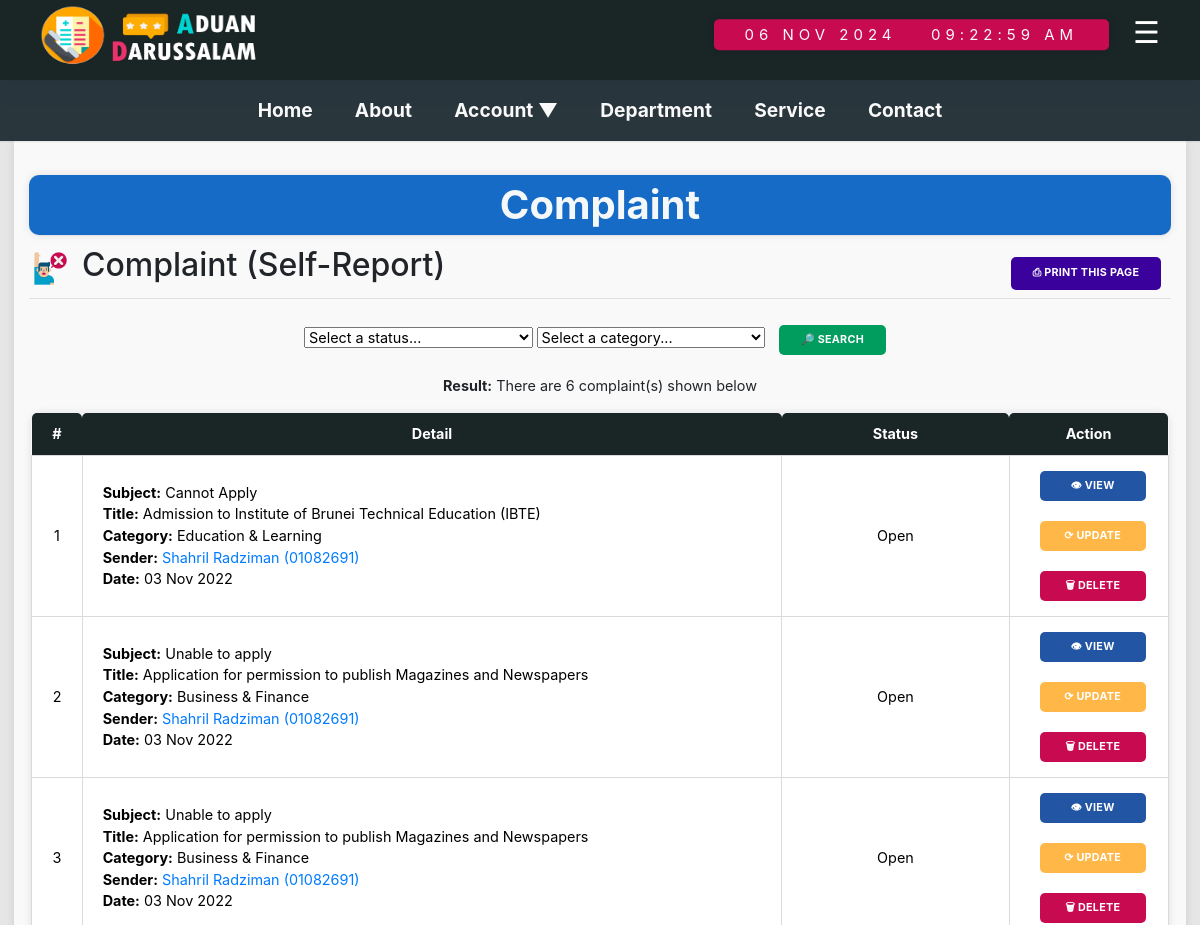
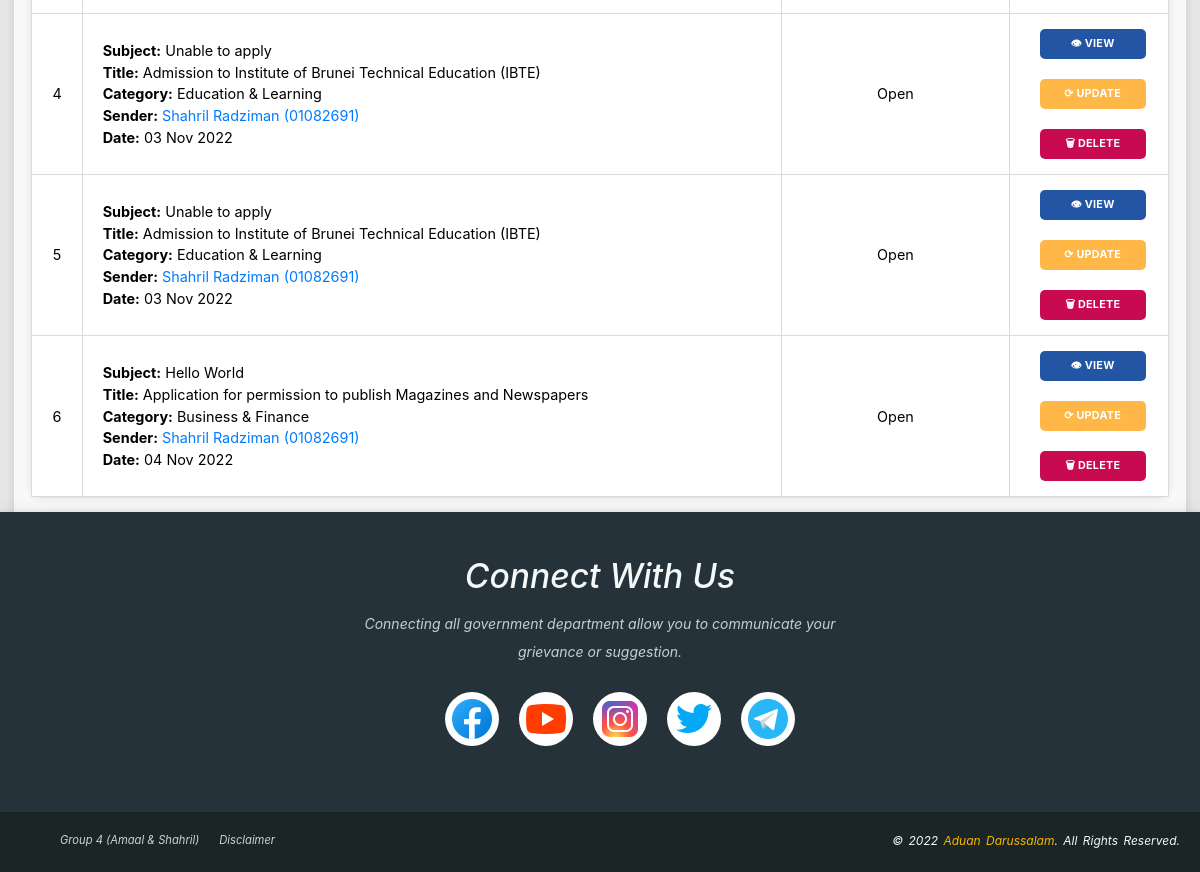
The page /admin-complaintlist-selfreport.php on the database its author committed (2 pictures, top to bottom).
### tables this page shows
CREATE TABLE `citizen` (
  `citizenID` int(100) NOT NULL,
  `citizenName` varchar(50) NOT NULL,
  `citizenIC` varchar(11) NOT NULL,
  `citizenEmail` varchar(50) NOT NULL,
  `citizenPhone` varchar(11) NOT NULL,
  `citizenAddress` varchar(100) NOT NULL,
  `citizenPassword` varchar(8) NOT NULL,
  `role` varchar(7) NOT NULL,
  `lastLogin` datetime NOT NULL
);

CREATE TABLE `complaints` (
  `complaintID` int(11) NOT NULL,
  `complaintSubject` varchar(200) NOT NULL,
  `complaintDesc` varchar(1000) NOT NULL,
  `location` varchar(255) DEFAULT NULL,
  `date` datetime DEFAULT NULL,
  `serviceTitle` varchar(100) NOT NULL,
  `serviceCategory` varchar(50) NOT NULL,
  `complaintImage` varchar(10000) NOT NULL,
  `document` varchar(1000) NOT NULL,
  `citizenIC` varchar(11) NOT NULL,
  `complaintStatus` varchar(10) NOT NULL,
  `complaintDate` datetime DEFAULT NULL
);

### connection.php (called while the page is built)
<?php
	function dbconn(){
		try {
			$host = "localhost";
			$dbname = "citizenportaldb";
			$username = "admin";
			$password = '1234';
			$dsn = "mysql:host=".$host.";dbname=".$dbname."";
			$connection = new PDO($dsn, $username, $password);
			$connection->setAttribute(PDO::ATTR_ERRMODE, PDO::ERRMODE_EXCEPTION);
			return $connection;
		}catch(PDOException $e){
			echo $e->getMessage();
			echo $e->getLine();
			echo $e->getTrace();
		}
	}
?>

### admin-complaintlist-selfreport.php (the view, shortened to what this page needs)
<!DOCTYPE html>
	<html lang="en">
	<head>
		<link rel="stylesheet" href="style.css">
		<link rel="stylesheet" type="text/css" href="vendor/bootstrap/css/bootstrap.min.css">
		<link rel="stylesheet" type="text/css" href="vendor/animate/animate.css">
		<link rel="stylesheet" type="text/css" href="vendor/select2/select2.min.css">
		<link rel="stylesheet" type="text/css" href="vendor/daterangepicker/daterangepicker.css">
		<link rel="stylesheet" type="text/css" href="vendor/slick/slick.css">
		<link rel="stylesheet" type="text/css" href="vendor/lightbox2/css/lightbox.min.css">
	</head>
	<body>
			<div id="wrapper">
				<?php
					include 'header_bar.php';
					include 'navigation_bar.php';
				?>
					<?php
					include 'side.php';
					?>
				<main>
					<div class="main-container">
						<div>
							<h1 class="title-container">Complaint</h1>
							<img src='icon/icons8-complain-64.png' class='statbox-title-img'/>
							<button class='button' id='statbox-printBtn' onclick='window.print()'>&#9113; Print This Page</button></a>
							<h2 class='statbox-title-h2'>Complaint (Self-Report)</h2>
							<hr>
							<?php
								include 'connection.php';
									echo"
									<div id='deptCategory'>
										<form method='POST' enctype='multipart/form-data' action='admin-findcomplaintlist-selfreport.php?adminEmail=".$adminEmail."&role=".$role."'>
										<select name='complaintStatus' id='complaintStatus' class='deptCategoryelement'>
											<option>Select a status...</option>
											<option value='Open'>Open</option>
											<option value='Closed'>Closed</option>
											<option value='Dropped'>Dropped</option>
										</select>
										<select name='serviceCategory' class='deptCategoryelement'>
										<option value=''>Select a category...</option>";
										echo"</select>";
										echo"
										<input id='returnBtn' class='button' type='submit' name='Submit' value='&#x1F50E; Search'>
										</form>
									</div>
									";
									$cloneID = 0;
									$complaintquery = dbConn()->prepare('SELECT * FROM complaints');
									$complaintquery->execute();
									$complaintlists = $complaintquery->fetchAll(PDO::FETCH_OBJ);
									$num_count = $complaintquery->rowCount();
									if ($num_count !=0)
									{
									echo"<p><b>Result:</b> There are $num_count complaint(s) shown below</p>
									<div class='row'>
										<table id='listtable'>
											<tr>
												<th width='20px'>#</th>
												<th>Detail</th>
												<th>Status</th>
												<th>Action</th>
											</tr>";
											foreach($complaintlists as $complaintlist){
												$complaintID  = $complaintlist->complaintID ;
												$complaintSubject = $complaintlist->complaintSubject;
												$date = $complaintlist->date;
												$date = date('d M Y',strtotime($date));
												$serviceTitle = $complaintlist->serviceTitle;
												$serviceCategory = $complaintlist->serviceCategory;
												$citizenIC = $complaintlist->citizenIC;
												$complaintStatus = $complaintlist->complaintStatus;
												$citizenquery = dbConn()->prepare('SELECT * FROM citizen WHERE citizenIC="'. $citizenIC .'"');
												$citizenquery->execute();
												$citizenlists = $citizenquery->fetchAll(PDO::FETCH_OBJ);
												foreach($citizenlists as $citizenlist){
												$cloneID++;
												$citizenName = $citizenlist->citizenName;
												echo "
												<tr>
													<td>$cloneID</td>
													<td class='justify-contents'>
														<b>Subject:</b> $complaintSubject<br>
														<b>Title:</b> $serviceTitle<br>
														<b>Category:</b> $serviceCategory<br>
														<b>Sender:</b> <a href='admin-viewcitizen.php?adminEmail=".$adminEmail."&citizenIC=".$citizenIC."&role=".$role."'>$citizenName ($citizenIC)</a><br>
														<b>Date:</b> $date<br>
													</td>
													<td width='20%'>$complaintStatus</td>
													<td width='14%'>
														<a href='admin-viewcomplaint-s.php?adminEmail=".$adminEmail."&complaintID=".$complaintID."&role=".$role."'><button class='button' id='viewBtn'>&#x1f441; View</button></a>
														<a href='admin-editcomplaint-s.php?adminEmail=".$adminEmail."&complaintID=".$complaintID."&role=".$role."'><button class='button' id='editBtn'>&#10227; Update</button></a>
														<a href='admin-deletecomplaint-s.php?adminEmail=".$adminEmail."&complaintID=".$complaintID."&role=".$role."'><button class='button' id='deleteBtn'>&#128465; Delete</button></a>
													</td>
												</tr>";
											}
										}
										echo"</table>";
										}else if ($num_count == 0){
											echo "<p><b>Result:</b> There are no results were found.</p>
											<p><input id='backBtn' class='button' type='button' name='back' value='Back' onclick='goBack()'></p>
											<script>
												function goBack(){
													window.history.back();
												}
											</script>";
										}else{
											echo "<p>Something wrong on database.</p>";
										}
									?>
							</div>
						</div>
					</div>
				</main>
				<footer>
					<?php
						include 'footer_bar.php';
					?>
		    </footer>
			</div>
	</body>
</html>

### style.css (style rules this page uses)
body { min-height: 100vh; padding: 0; }
h1 { margin: 0; font-size:2em; line-height: 200%; text-shadow: #cccccc; }
.title-container { margin-top: 0.5em; margin-bottom: 0.3em; padding: 0.2em; background-color: #166BC7; color: #F4F8F9; font-weight: bold; text-transform: capitalize; text-shadow: #cccccc; border-radius:10px; box-shadow: rgba(17, 17, 26, 0.05) 0px 1px 0px, rgba(17, 17, 26, 0.1) 0px 0px 8px; }
main { margin: 0; padding-top: 0; padding-bottom: 0; padding-left: 1em; padding-right: 1em; font-size: 90%; background-color: #E6E6E6; }
.main-container { text-align: center; background-color: #F9F9F9; box-shadow: rgba(99, 99, 99, 0.2) 0px 2px 8px 0px; padding: 1em; }
.statbox-title-h2 { text-align: left; }
.statbox-title-img { display: block; float: left; width: 3em; height: 3em; margin-right: 10px; }
img { border:0; }
footer { bottom: 0; left: 0; right: 0; height: auto; width: 100%; padding-top: 40px; text-align: left; font-size:0.70em; font-style: italic; color: #F4F8F9; background-color: #253239; box-shadow: 0 4px 8px 0 rgba(0, 0, 0, 0.2), 0 6px 20px 0 rgba(0, 0, 0, 0.19); }
header, nav, main, footer { display: block; }
table { border-collapse: collapse; border-radius:10px; box-shadow: rgba(17, 17, 26, 0.05) 0px 1px 0px, rgba(17, 17, 26, 0.1) 0px 0px 8px; }
tr,td, th { padding:10px; }
.justify-contents { text-align: justify; text-justify: inter-word; }
#deptCategory { right: 10px; margin-bottom: 10px; }
.deptCategoryelement { width: 20%; }
#listtable { width:97%; margin-left: auto; margin-right: auto; }
#listtable td { color:black; background-color:white; padding:5px 20px; border: 1px solid #DADADA; }
@media screen and (max-width:1366px) { #listtable .button { width:90%; } }
#listtable th { color:white; background-color: #1A2526; text-align:center; border-radius: 5px 5px 0 0; }
#viewBtn { background-color: #2255A4; }
#returnBtn { background-color: #019D5E; }
#editBtn { background-color: #FFB848; }
#statbox-printBtn { float: right; text-align: center; height: 3em; background-color: #3A019C; }
#resetBtn, #cancelBtn, #backBtn, #deleteBtn { background-color: #C80A50; }
select { text-align-last: left; }
.button { background: none repeat scroll 0% 0%; background-color: #25262A; color: white; display: inline-block; padding: 8px 22px; font-size: 0.75em; letter-spacing: 0.25px; line-height: 1.3em;border-radius: 5px; text-decoration: none;border:none;text-transform: uppercase; font-weight: bold;width: auto;overflow: visible; margin: 10px; }

### rows shown on the page
complaints: complaintSubject "Cannot Apply", serviceTitle "Admission to Institute of Brunei Technical Education (IBTE)", serviceCategory "Education & Learning", citizenIC "01082691", date "03 Nov 2022", complaintStatus "Open"
citizen: citizenName "Shahril Radziman"
complaints: complaintSubject "Unable to apply", serviceTitle "Application for permission to publish Magazines and Newspapers", serviceCategory "Business & Finance", citizenIC "01082691", date "03 Nov 2022", complaintStatus "Open"
complaints: complaintSubject "Unable to apply", serviceTitle "Application for permission to publish Magazines and Newspapers", serviceCategory "Business & Finance", citizenIC "01082691", date "03 Nov 2022", complaintStatus "Open"
complaints: complaintSubject "Unable to apply", serviceTitle "Admission to Institute of Brunei Technical Education (IBTE)", serviceCategory "Education & Learning", citizenIC "01082691", date "03 Nov 2022", complaintStatus "Open"
complaints: complaintSubject "Unable to apply", serviceTitle "Admission to Institute of Brunei Technical Education (IBTE)", serviceCategory "Education & Learning", citizenIC "01082691", date "03 Nov 2022", complaintStatus "Open"
complaints: complaintSubject "Hello World", serviceTitle "Application for permission to publish Magazines and Newspapers", serviceCategory "Business & Finance", citizenIC "01082691", date "04 Nov 2022", complaintStatus "Open"

### other values the page prints
$num_count "6"
